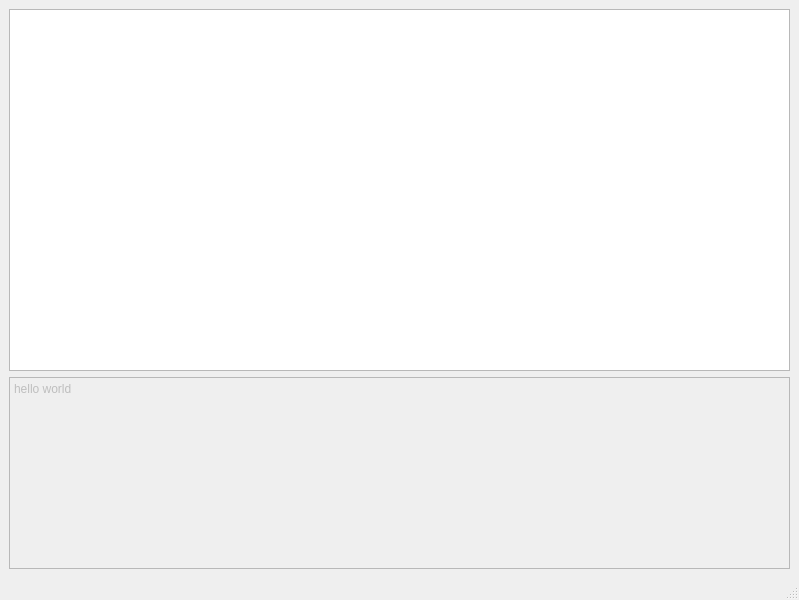
<?xml version="1.0" encoding="UTF-8"?>
<ui version="4.0">
 <class>MainWindow</class>
 <widget class="QMainWindow" name="MainWindow">
  <property name="geometry">
   <rect>
    <x>0</x>
    <y>0</y>
    <width>799</width>
    <height>600</height>
   </rect>
  </property>
  <property name="windowTitle">
   <string>MainWindow</string>
  </property>
  <widget class="QWidget" name="centralwidget">
   <layout class="QGridLayout" name="gridLayout">
    <item row="0" column="0">
     <widget class="QTextEdit" name="textEdit">
      <property name="sizePolicy">
       <sizepolicy hsizetype="Expanding" vsizetype="Expanding">
        <horstretch>0</horstretch>
        <verstretch>1</verstretch>
       </sizepolicy>
      </property>
     </widget>
    </item>
    <item row="1" column="0">
     <widget class="QTextEdit" name="textEdit_2">
      <property name="enabled">
       <bool>false</bool>
      </property>
      <property name="sizePolicy">
       <sizepolicy hsizetype="Expanding" vsizetype="Expanding">
        <horstretch>0</horstretch>
        <verstretch>0</verstretch>
       </sizepolicy>
      </property>
      <property name="html">
       <string>&lt;!DOCTYPE HTML PUBLIC &quot;-//W3C//DTD HTML 4.0//EN&quot; &quot;http://www.w3.org/TR/REC-html40/strict.dtd&quot;&gt;
&lt;html&gt;&lt;head&gt;&lt;meta name=&quot;qrichtext&quot; content=&quot;1&quot; /&gt;&lt;style type=&quot;text/css&quot;&gt;
p, li { white-space: pre-wrap; }
&lt;/style&gt;&lt;/head&gt;&lt;body style=&quot; font-family:'SimSun'; font-size:9pt; font-weight:400; font-style:normal;&quot;&gt;
&lt;p style=&quot; margin-top:0px; margin-bottom:0px; margin-left:0px; margin-right:0px; -qt-block-indent:0; text-indent:0px;&quot;&gt;hello world&lt;/p&gt;
&lt;p style=&quot;-qt-paragraph-type:empty; margin-top:0px; margin-bottom:0px; margin-left:0px; margin-right:0px; -qt-block-indent:0; text-indent:0px;&quot;&gt;&lt;br /&gt;&lt;/p&gt;&lt;/body&gt;&lt;/html&gt;</string>
      </property>
     </widget>
    </item>
   </layout>
  </widget>
  <widget class="QStatusBar" name="statusbar"/>
  <action name="actionopen">
   <property name="text">
    <string>open</string>
   </property>
  </action>
  <action name="actionsave">
   <property name="checkable">
    <bool>false</bool>
   </property>
   <property name="text">
    <string>save</string>
   </property>
  </action>
  <action name="actioncompile_2">
   <property name="text">
    <string>compile</string>
   </property>
  </action>
 </widget>
 <resources/>
 <connections/>
</ui>
